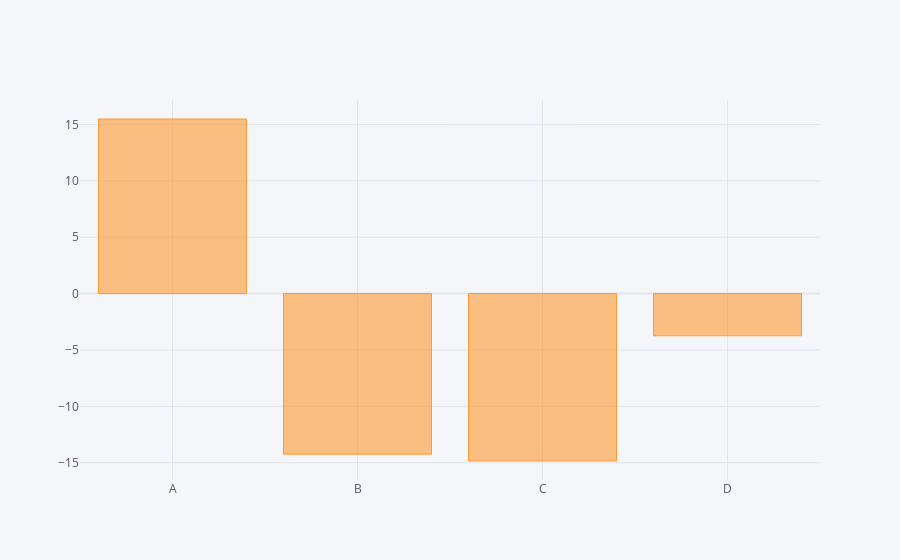

The cell this chart's notebook holds for it:
### Code cell
df.sum().iplot(kind='bar')

### Figure 1 — Plotly figure (JSON) as saved in the notebook; plotly's stock layout.template omitted (floating-point values rounded to 4 significant figures)
{"data": [{"marker": {"color": "rgba(255, 153, 51, 0.6)", "line": {"color": "rgba(255, 153, 51, 1.0)", "width": 1}}, "name": "None", "orientation": "v", "text": "", "type": "bar", "x": ["A", "B", "C", "D"], "y": [15.48, -14.23, -14.84, -3.738]}], "layout": {"legend": {"bgcolor": "#F5F6F9", "font": {"color": "#4D5663"}}, "paper_bgcolor": "#F5F6F9", "plot_bgcolor": "#F5F6F9", "title": {"font": {"color": "#4D5663"}}, "xaxis": {"gridcolor": "#E1E5ED", "showgrid": true, "tickfont": {"color": "#4D5663"}, "title": {"font": {"color": "#4D5663"}, "text": ""}, "zerolinecolor": "#E1E5ED"}, "yaxis": {"gridcolor": "#E1E5ED", "showgrid": true, "tickfont": {"color": "#4D5663"}, "title": {"font": {"color": "#4D5663"}, "text": ""}, "zerolinecolor": "#E1E5ED"}}}
